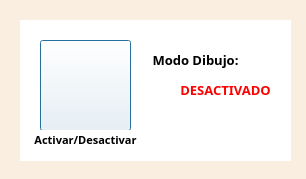
<?xml version="1.0" encoding="UTF-8"?>
<ui version="4.0">
 <class>DibujoV3DialogBase</class>
 <widget class="QDialog" name="DibujoV3DialogBase">
  <property name="geometry">
   <rect>
    <x>0</x>
    <y>0</y>
    <width>306</width>
    <height>179</height>
   </rect>
  </property>
  <property name="minimumSize">
   <size>
    <width>305</width>
    <height>178</height>
   </size>
  </property>
  <property name="maximumSize">
   <size>
    <width>306</width>
    <height>179</height>
   </size>
  </property>
  <property name="windowTitle">
   <string>Dibujo</string>
  </property>
  <property name="styleSheet">
   <string notr="true">QDialog{
background : rgb(250,238,224);
}</string>
  </property>
  <widget class="QWidget" name="widget" native="true">
   <property name="geometry">
    <rect>
     <x>20</x>
     <y>20</y>
     <width>271</width>
     <height>141</height>
    </rect>
   </property>
   <property name="styleSheet">
    <string notr="true">QWidget{
background : rgb(255,255,255);
}</string>
   </property>
   <widget class="QLabel" name="labelStatus">
    <property name="geometry">
     <rect>
      <x>150</x>
      <y>60</y>
      <width>111</width>
      <height>21</height>
     </rect>
    </property>
    <property name="font">
     <font>
      <family>Century Gothic</family>
      <pointsize>10</pointsize>
      <weight>75</weight>
      <italic>false</italic>
      <bold>true</bold>
     </font>
    </property>
    <property name="styleSheet">
     <string notr="true">color: rgb(255, 0, 0)</string>
    </property>
    <property name="text">
     <string>&lt;html&gt;&lt;head/&gt;&lt;body&gt;&lt;p align=&quot;center&quot;&gt;DESACTIVADO&lt;/p&gt;&lt;/body&gt;&lt;/html&gt;</string>
    </property>
   </widget>
   <widget class="QPushButton" name="botonDibujar">
    <property name="geometry">
     <rect>
      <x>20</x>
      <y>20</y>
      <width>91</width>
      <height>91</height>
     </rect>
    </property>
    <property name="styleSheet">
     <string notr="true">background : rgb(255,255,255,0)</string>
    </property>
    <property name="text">
     <string/>
    </property>
    <property name="icon">
     <iconset>
      <normaloff>:/plugins/dibujo/icons/flechaCafe.png</normaloff>:/plugins/dibujo/icons/flechaCafe.png</iconset>
    </property>
    <property name="iconSize">
     <size>
      <width>84</width>
      <height>84</height>
     </size>
    </property>
   </widget>
   <widget class="QLabel" name="labelStatus_2">
    <property name="geometry">
     <rect>
      <x>10</x>
      <y>110</y>
      <width>111</width>
      <height>21</height>
     </rect>
    </property>
    <property name="font">
     <font>
      <family>Century Gothic</family>
      <pointsize>10</pointsize>
      <weight>50</weight>
      <italic>false</italic>
      <bold>false</bold>
     </font>
    </property>
    <property name="styleSheet">
     <string notr="true"/>
    </property>
    <property name="text">
     <string>&lt;html&gt;&lt;head/&gt;&lt;body&gt;&lt;p align=&quot;center&quot;&gt;&lt;span style=&quot; font-size:8pt; font-weight:600;&quot;&gt;Activar/Desactivar&lt;/span&gt;&lt;/p&gt;&lt;/body&gt;&lt;/html&gt;</string>
    </property>
   </widget>
   <widget class="QLabel" name="labelStatus_3">
    <property name="geometry">
     <rect>
      <x>120</x>
      <y>30</y>
      <width>111</width>
      <height>21</height>
     </rect>
    </property>
    <property name="font">
     <font>
      <family>Century Gothic</family>
      <pointsize>10</pointsize>
      <weight>50</weight>
      <italic>false</italic>
      <bold>false</bold>
     </font>
    </property>
    <property name="styleSheet">
     <string notr="true"/>
    </property>
    <property name="text">
     <string>&lt;html&gt;&lt;head/&gt;&lt;body&gt;&lt;p align=&quot;center&quot;&gt;&lt;span style=&quot; font-weight:600;&quot;&gt;Modo Dibujo:&lt;/span&gt;&lt;/p&gt;&lt;/body&gt;&lt;/html&gt;</string>
    </property>
   </widget>
  </widget>
 </widget>
 <resources/>
 <connections/>
</ui>
